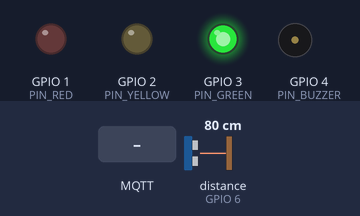
The sketch below on a simulated Seeed XIAO ESP32-S3. On the bench: output pins drawn as LEDs (lit = HIGH), buzzer (waves = sounding). Wiring (inferred from the names in the program): ultrasonic range finder: trigger GPIO 5; echo GPIO 6. Inputs (shaded band) come from the test bench; at power-on: distance to the obstacle (sensor on GPIO 6) 80 cm. The echo pulse lasts 58.3 µs per cm; WiFi joins after 1.5 s; servers stay silent unless stated; uploads are accepted with an empty reply; the local clock reads 2024-03-15 10:24:30 at power-on unless the sketch sets it; storage starts empty; random numbers use the default seed unless the sketch sets one; no MQTT or app messages arrive unless stated; the camera gives no picture; pins used as bus, display or sensor lines are not drawn; what the sketch prints to the serial monitor is not drawn.

Above: at 3.0 s.
3.1 s: MQTT message "pending_check_in" arrives on the first subscribed topic
At 3.9 s:
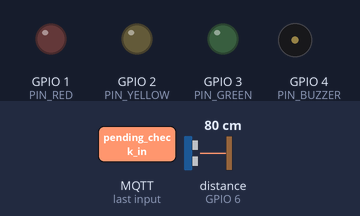
6.1 s: MQTT message "occupied" arrives on the first subscribed topic
At 6.6 s:
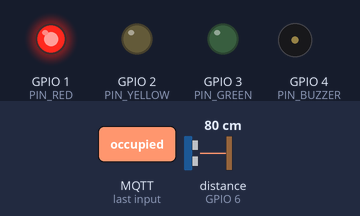
7.6 s: MQTT message "conflict_strong" arrives on the first subscribed topic
At 8.23 s:
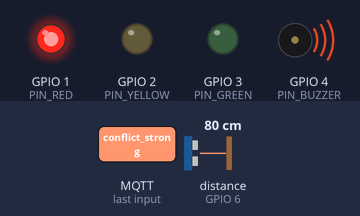
Timing chart, 0 to 17.6 s (numbered marks = the images above; inputs shaded):
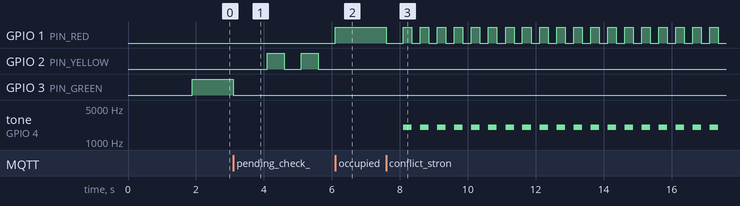

Measured:
- after the input at 3.1 s, GPIO 2 (PIN_YELLOW): alternates HIGH for 0.50 s and LOW for 0.50 s, starting after 1.0 s; GPIO 3 (PIN_GREEN): HIGH → LOW at once
- after the input at 6.1 s, GPIO 1 (PIN_RED): LOW → HIGH at once
- after the input at 7.6 s, GPIO 1 (PIN_RED): HIGH → LOW at once, then repeats every 0.50 s: HIGH 0.25 s, LOW 0.25 s; tone on GPIO 4 (PIN_BUZZER): alternates 2000 Hz for 0.25 s and silent for 0.25 s, starting after 0.51 s

The sketch:

esp32.ino
```cpp
#include <WiFi.h>
#include <PubSubClient.h>
#include "esp_camera.h"
#include <HTTPClient.h>
#include "FS.h"
#include "SD.h"
#include "SPI.h"
#include "time.h"

// =========================================================
// [1] Configuration Area - Centralized parameters
// =========================================================
// Network & Gateway Configuration
const char* ssid = "Kong";
const char* password = "55555555"; // Reminder: Replace with actual password
const char* gateway_ip = "10.52.64.37";  // Gateway IP (e.g., your PC or Raspberry Pi)
const int   gateway_port = 5000;
const char* api_path = "/api/v1/bays/A1/image"; // RESTful API path

// 🛡️ Security Key (Must match the server.py configuration)
const char* api_secret_key = "ParkReserve-Group29-SuperSecret";

// MQTT Configuration
const char* mqtt_server = "10.52.64.37";
const int   mqtt_port = 1883;
const char* mqtt_topic_led    = "bay/A1/led";
const char* mqtt_topic_status = "bay/A1/status";

// NTP Time Configuration (AWST: UTC+8 for Perth, Western Australia)
const char* ntpServer = "pool.ntp.org";
const long  gmtOffset_sec = 8 * 3600;
const int   daylightOffset_sec = 0;

// Hardware Pin Definitions
const int PIN_RED = D0;
const int PIN_YELLOW = D1;
const int PIN_GREEN = D2;
const int PIN_BUZZER = D3;
const int PIN_TRIG = D4;
const int PIN_ECHO = D5;
const int SD_CS_PIN = 21;

// Camera Pin Definitions (Fixed for XIAO ESP32S3 Sense)
#define PWDN_GPIO_NUM     -1
#define RESET_GPIO_NUM    -1
#define XCLK_GPIO_NUM     10
#define SIOD_GPIO_NUM     40
#define SIOC_GPIO_NUM     39
#define Y9_GPIO_NUM       48
#define Y8_GPIO_NUM       11
#define Y7_GPIO_NUM       12
#define Y6_GPIO_NUM       14
#define Y5_GPIO_NUM       16
#define Y4_GPIO_NUM       18
#define Y3_GPIO_NUM       17
#define Y2_GPIO_NUM       15
#define VSYNC_GPIO_NUM    38
#define HREF_GPIO_NUM     47
#define PCLK_GPIO_NUM     13

WiFiClient espClient;
PubSubClient client(espClient);

// =========================================================
// [2] State Management & Global Variables
// =========================================================
String currentLedState = "available";
unsigned long previousBlinkMillis = 0;
bool blinkState = false;

// --- Advanced Sensor Variables (Hysteresis Logic) ---
const float DIST_OCCUPIED = 100.0;  // Threshold for parking IN (< 1.0 meter)
const float DIST_AVAILABLE = 150.0; // Threshold for driving OUT (> 1.5 meters)

String currentBayStatus = "available";
String lastBayStatus = "available";

int occupiedCount = 0;
int availableCount = 0;
// Filter Limit: Read every 200ms. 10 times = 2 seconds of continuous confirmation.
const int FILTER_LIMIT = 10;

unsigned long lastSensorReadMillis = 0;
const long SENSOR_INTERVAL = 200;

unsigned long lastPublishMillis = 0;
const long PUBLISH_INTERVAL = 2000;

unsigned long lastRetryMillis = 0;
const long RETRY_INTERVAL = 10000; // Check for failed uploads every 10 seconds

// =========================================================
// [NEW] Asynchronous capture timer variables
// =========================================================
bool isWaitingToCapture = false;          // Whether currently waiting to capture
unsigned long captureWaitStartMillis = 0; // Timestamp when waiting started
const unsigned long CAPTURE_DELAY = 3000; // Wait 3 seconds after stabilizing before capturing

// =========================================================
// [3] Time & Network Module
// =========================================================
void setup_wifi() {
  delay(10);
  Serial.print("\nConnecting to WiFi: ");
  WiFi.begin(ssid, password);
  while (WiFi.status() != WL_CONNECTED) {
    delay(500);
    Serial.print(".");
  }
  Serial.println("\nWiFi connected! IP: " + WiFi.localIP().toString());

  // Sync NTP time immediately after WiFi connection
  configTime(gmtOffset_sec, daylightOffset_sec, ntpServer);
  Serial.println("NTP Time synchronized.");
}

// Get formatted timestamp: YYYYMMDD_HHMMSS
String getTimestamp() {
  struct tm timeinfo;
  if(!getLocalTime(&timeinfo)){
    return String(millis()); // Fallback to system millis if NTP fails
  }
  char timeStringBuff[50];
  strftime(timeStringBuff, sizeof(timeStringBuff), "%Y%m%d_%H%M%S", &timeinfo);
  return String(timeStringBuff);
}

// Dynamically construct RESTful URL
String getUploadUrl() {
  return "http://" + String(gateway_ip) + ":" + String(gateway_port) + String(api_path);
}

// =========================================================
// [4] Storage & Retry Module (Blackbox Mechanism)
// =========================================================

void cleanupSD() {
  Serial.println("🧹 Starting SD Card cleanup...");
  File root = SD.open("/");
  if (!root) return;

  File file = root.openNextFile();
  while (file) {
    String fileName = file.name();
    if (!file.isDirectory() && (fileName.endsWith(".jpg") || fileName.endsWith(".jpeg"))) {
      String path = "/" + fileName;
      if (SD.remove(path)) {
        Serial.println("   Deleted old image: " + path);
      }
    }
    file = root.openNextFile();
  }
  Serial.println("✅ Cleanup finished. config.txt preserved.");
}

time_t getFileTime(String filename) {
  if (filename.length() < 20) return 0;

  struct tm t;
  String ts = filename.substring(5, 20);

  t.tm_year = ts.substring(0, 4).toInt() - 1900;
  t.tm_mon  = ts.substring(4, 6).toInt() - 1;
  t.tm_mday = ts.substring(6, 8).toInt();
  t.tm_hour = ts.substring(9, 11).toInt();
  t.tm_min  = ts.substring(11, 13).toInt();
  t.tm_sec  = ts.substring(13, 15).toInt();
  t.tm_isdst = -1;

  return mktime(&t);
}

bool uploadImageFromSD(String filepath) {
  if (WiFi.status() != WL_CONNECTED) return false;

  File file = SD.open(filepath.c_str(), FILE_READ);
  if (!file) {
    Serial.println("❌ Failed to open file for upload: " + filepath);
    return false;
  }

  HTTPClient http;
  http.begin(getUploadUrl());
  http.addHeader("Content-Type", "image/jpeg");

  http.addHeader("X-API-Key", api_secret_key);
  String timestamp = filepath.substring(5, 20);
  http.addHeader("X-Timestamp", timestamp);

  Serial.println("📤 Uploading: " + filepath + " to " + getUploadUrl());

  int httpResponseCode = http.sendRequest("POST", &file, file.size());
  file.close();

  bool success = false;
  if (httpResponseCode > 0) {
    if (httpResponseCode == 200 || httpResponseCode == 202) {
      Serial.printf("✅ Upload success! HTTP Response: %d\n", httpResponseCode);
      success = true;
    } else {
      Serial.printf("⚠️ Server rejected the request! HTTP Code: %d\n", httpResponseCode);
      String responseBody = http.getString();
      Serial.println("🔍 Server error details: " + responseBody);
    }
  } else {
    Serial.printf("❌ TCP Connection failed! Internal Error Code: %d\n", httpResponseCode);
    Serial.printf("🔍 Detailed Reason: %s\n", http.errorToString(httpResponseCode).c_str());
  }
  http.end();

  return success;
}

void processPendingUploads() {
  if (WiFi.status() != WL_CONNECTED) return;

  time_t now;
  time(&now);

  File root = SD.open("/");
  File file = root.openNextFile();

  while (file) {
    String filename = file.name();
    if (!file.isDirectory() && filename.startsWith("img_")) {
      String filepath = "/" + filename;
      time_t fileTime = getFileTime(filename);
      double diff = difftime(now, fileTime);

      if (diff > 10.0) {
        Serial.printf("🗑️ Expired (%.1fs old): %s. Deleting...\n", diff, filename.c_str());
        file.close();
        SD.remove(filepath);
      }
      else {
        Serial.printf("🔄 Valid for retry (%.1fs old): %s\n", diff, filename.c_str());
        if (uploadImageFromSD(filepath)) {
          String newPath = "/uploaded_" + filename.substring(4);
          SD.rename(filepath.c_str(), newPath.c_str());
        }
      }
      break;
    }
    file = root.openNextFile();
  }
}

// =========================================================
// [5] Business Logic Module
// =========================================================

// Core Action: Capture -> Save locally -> Trigger Upload
void captureAndUpload() {
  Serial.println("📸 Waking up camera and flushing old frames...");

  // =========================================================
  // 🌟 Core Fix: Burst capture and discard old frames to clear the underlying hardware buffer queue.
  // Discarding the first 1~2 frames is enough to clear stale images, allowing the sensor to re-expose and focus.
  // =========================================================
  camera_fb_t * fb = NULL;
  for (int i = 0; i < 2; i++) {
    fb = esp_camera_fb_get();
    if (fb) {
      esp_camera_fb_return(fb); // Discard and release immediately after getting it
    }
  }

  Serial.println("📸 Capturing FRESH image for LPR...");
  // The frame obtained this time is absolutely the latest and most accurately exposed current image!
  fb = esp_camera_fb_get();

  if(!fb) {
    Serial.println("❌ Camera capture failed!");
    return;
  }

  // 1. Get real time and save to TF card
  String timestamp = getTimestamp();
  String filepath = "/img_" + timestamp + ".jpg";

  File file = SD.open(filepath.c_str(), FILE_WRITE);
  if(file){
    file.write(fb->buf, fb->len);
    file.close();
    Serial.println("💾 Fresh image saved locally: " + filepath);
  }

  // Remember to release the memory of this last useful frame
  esp_camera_fb_return(fb);

  // 2. Attempt immediate upload
  if (uploadImageFromSD(filepath)) {
    // Archive immediately if upload is successful
    String newFilepath = "/uploaded_" + timestamp + ".jpg";
    SD.rename(filepath.c_str(), newFilepath.c_str());
  } else {
    Serial.println("⚠️ Upload failed or offline. File queued for background retry.");
  }
}

// =========================================================
// [6] Hardware Initialization
// =========================================================
bool initCamera() {
  camera_config_t config;
  config.ledc_channel = LEDC_CHANNEL_0;
  config.ledc_timer = LEDC_TIMER_0;
  config.pin_d0 = Y2_GPIO_NUM;
  config.pin_d1 = Y3_GPIO_NUM;
  config.pin_d2 = Y4_GPIO_NUM;
  config.pin_d3 = Y5_GPIO_NUM;
  config.pin_d4 = Y6_GPIO_NUM;
  config.pin_d5 = Y7_GPIO_NUM;
  config.pin_d6 = Y8_GPIO_NUM;
  config.pin_d7 = Y9_GPIO_NUM;
  config.pin_xclk = XCLK_GPIO_NUM;
  config.pin_pclk = PCLK_GPIO_NUM;
  config.pin_vsync = VSYNC_GPIO_NUM;
  config.pin_href = HREF_GPIO_NUM;
  config.pin_sccb_sda = SIOD_GPIO_NUM;
  config.pin_sccb_scl = SIOC_GPIO_NUM;
  config.pin_pwdn = PWDN_GPIO_NUM;
  config.pin_reset = RESET_GPIO_NUM;
  config.xclk_freq_hz = 20000000;
  config.pixel_format = PIXFORMAT_JPEG;

  config.frame_size = FRAMESIZE_SVGA;
  config.jpeg_quality = 10;
  config.fb_count = 1;

  if (psramFound()) {
    config.fb_location = CAMERA_FB_IN_PSRAM;
  } else {
    config.fb_location = CAMERA_FB_IN_DRAM;
    config.frame_size = FRAMESIZE_QVGA;
  }

  esp_err_t err = esp_camera_init(&config);
  if (err != ESP_OK) return false;

  sensor_t * s = esp_camera_sensor_get();
  if (s != NULL) {
    s->set_hmirror(s, 1);
    Serial.println("✅ Camera hardware mirror enabled.");
  }
  return true;
}

float getDistance() {
  digitalWrite(PIN_TRIG, LOW);
  delayMicroseconds(2);
  digitalWrite(PIN_TRIG, HIGH);
  delayMicroseconds(10);
  digitalWrite(PIN_TRIG, LOW);
  long duration = pulseIn(PIN_ECHO, HIGH, 30000);
  if (duration == 0) return 999.0;
  return (duration * 0.034 / 2.0);
}

// =========================================================
// [7] MQTT Callback & Reconnect
// =========================================================
void callback(char* topic, byte* payload, unsigned int length) {
  String message = "";
  for (int i = 0; i < length; i++) {
    message += (char)payload[i];
  }
  Serial.printf("message: %s\n", message);
  Serial.printf("Topic: %s\n", String(topic));
  if (String(topic) == mqtt_topic_led && message != currentLedState) {
    currentLedState = message;
    previousBlinkMillis = millis();
    blinkState = true;

    digitalWrite(PIN_RED, LOW);
    digitalWrite(PIN_YELLOW, LOW);
    digitalWrite(PIN_GREEN, LOW);
    noTone(PIN_BUZZER);
  }
}

void reconnect() {
  while (!client.connected()) {
    String clientId = "ESP32Client-BayA1-";
    clientId += String(random(0xffff), HEX);
    if (client.connect(clientId.c_str())) {
      client.subscribe(mqtt_topic_led);
    } else {
      delay(5000);
    }
  }
}

// =========================================================
// [8] Main Setup & Loop
// =========================================================
void setup() {
  Serial.begin(115200);

  pinMode(PIN_RED, OUTPUT);
  pinMode(PIN_YELLOW, OUTPUT);
  pinMode(PIN_GREEN, OUTPUT);
  pinMode(PIN_BUZZER, OUTPUT);
  pinMode(PIN_TRIG, OUTPUT);
  pinMode(PIN_ECHO, INPUT);

  digitalWrite(PIN_RED, LOW);
  digitalWrite(PIN_YELLOW, LOW);
  digitalWrite(PIN_GREEN, LOW);
  noTone(PIN_BUZZER);

  setup_wifi();

  if(initCamera()) Serial.println("✅ Camera Init OK");
  if (SD.begin(SD_CS_PIN)) {
    Serial.println("✅ SD Card Mounted");
    cleanupSD();
    Serial.println("✅ SD Card Cleaned");
  }

  client.setServer(mqtt_server, mqtt_port);
  client.setCallback(callback);
}
void loop() {
  if (!client.connected()) reconnect();
  client.loop();

  unsigned long currentMillis = millis();

  // ---------------------------------------------------------
  // Task 1: Background Daemon - Retry failed uploads (Every 10s)
  // ---------------------------------------------------------
  if (currentMillis - lastRetryMillis >= RETRY_INTERVAL) {
    lastRetryMillis = currentMillis;
    processPendingUploads();
  }

  // ---------------------------------------------------------
  // Task 2: Non-blocking Hysteresis Edge Detection (Every 200ms)
  // ---------------------------------------------------------
  if (currentMillis - lastSensorReadMillis >= SENSOR_INTERVAL) {
    lastSensorReadMillis = currentMillis;
    float dist = getDistance();

    // 🆕 [DEBUG LOG 1] Print sensor status and distance heartbeat every 1 second
    static unsigned long lastDebugPrintMillis = 0;
    if (currentMillis - lastDebugPrintMillis >= 1000) {
        Serial.printf("📊 [Sensor] Dist: %.1f cm | OccCnt: %d | AvailCnt: %d | Bay: %s | LED: %s\n",
                      dist, occupiedCount, availableCount, currentBayStatus.c_str(), currentLedState.c_str());
        lastDebugPrintMillis = currentMillis;
    }

    if (dist > 0) {
      if (dist <= DIST_OCCUPIED) {
        occupiedCount++;
        availableCount = 0;
      }
      else if (dist >= DIST_AVAILABLE || dist == 999.0) {
        availableCount++;
        occupiedCount = 0;
      }
      else {
        // 🆕 [DEBUG LOG 2] Vehicle is in the deadzone (100cm ~ 150cm), reset counters
        if (occupiedCount > 0 || availableCount > 0) {
            Serial.printf("⚠️ [Sensor] Distance in deadzone (%.1f cm). Resetting counts.\n", dist);
        }
        occupiedCount = 0;
        availableCount = 0;
      }

      if (occupiedCount >= FILTER_LIMIT && currentBayStatus != "occupied") {
        // 🆕 [DEBUG LOG 3] Confirm 10 consecutive reads meet the threshold
        Serial.println("🔒 [State Change] 10 consecutive reads < 100cm. Bay is now OCCUPIED.");
        currentBayStatus = "occupied";
        occupiedCount = 0;
      }
      else if (availableCount >= FILTER_LIMIT && currentBayStatus != "available") {
        // 🆕 [DEBUG LOG 3] Confirm 10 consecutive reads meet the threshold
        Serial.println("🔓 [State Change] 10 consecutive reads > 150cm. Bay is now AVAILABLE.");
        currentBayStatus = "available";
        availableCount = 0;
      }

      // 🌟 FALLING EDGE TRIGGER: Vehicle successfully parked!
      if (currentBayStatus == "occupied" && lastBayStatus == "available") {
        Serial.println("\n>>> EVENT: Vehicle Entering... <<<");

        client.publish(mqtt_topic_status, "occupied");
        lastPublishMillis = currentMillis;

        // 🆕 [DEBUG LOG 4] Print current LED state to determine if capture conditions are met
        Serial.printf("🔍 Checking Capture Conditions -> Current LED State: %s\n", currentLedState.c_str());

        if (currentLedState == "reserved" || currentLedState == "pending_check_in") {
          Serial.println("⏳ Valid state! Waiting 3 seconds for vehicle to stabilize...");
          isWaitingToCapture = true;
          captureWaitStartMillis = currentMillis;
        } else {
          // 💡 Often times it's because it doesn't pass here, making it look "stuck"
          Serial.println("⏭️ Skipping camera capture: LED state is NOT 'reserved' or 'pending_check_in'.");
        }
      }

      // 🆕 [DEBUG LOG 5] RISING EDGE TRIGGER: Vehicle leaving event
      if (currentBayStatus == "available" && lastBayStatus == "occupied") {
        Serial.println("\n<<< EVENT: Vehicle Leaving... <<<");
        client.publish(mqtt_topic_status, "available");
        lastPublishMillis = currentMillis;
        isWaitingToCapture = false; // Cancel immediately if still counting down for capture
      }

      lastBayStatus = currentBayStatus;
    }
  }

  // ---------------------------------------------------------
  // 🌟 Task 3: Asynchronous Capture Execution (Delayed capture after vehicle stabilizes)
  // ---------------------------------------------------------
  if (isWaitingToCapture) {
    // 🆕 [DEBUG LOG] Print 3-second countdown to prove the program hasn't crashed and is waiting
    static unsigned long lastWaitLogMillis = 0;
    if (currentMillis - lastWaitLogMillis >= 1000) {
        long remaining = CAPTURE_DELAY - (currentMillis - captureWaitStartMillis);
        if (remaining > 0) {
            Serial.printf("⏱️ Capture countdown: %ld ms remaining...\n", remaining);
        }
        lastWaitLogMillis = currentMillis;
    }

    if (currentMillis - captureWaitStartMillis >= CAPTURE_DELAY) {
      // Ultimate safety check: Is the car still there? (Prevent false triggers)
      if (currentBayStatus == "occupied") {
        Serial.println("📸 Vehicle stabilized! Executing capture...");
        captureAndUpload();
      } else {
        Serial.println("🚫 Vehicle left before capture. Action cancelled.");
      }
      isWaitingToCapture = false; // Task finished, reset state
    }
  }

  // ---------------------------------------------------------
  // Task 4: MQTT Heartbeat Publish
  // ---------------------------------------------------------
  if (currentMillis - lastPublishMillis >= PUBLISH_INTERVAL) {
    lastPublishMillis = currentMillis;
    client.publish(mqtt_topic_status, currentBayStatus.c_str());
  }

  // ---------------------------------------------------------
  // Task 5: Indicator State Machine
  // ---------------------------------------------------------
  if (currentLedState == "available") {
    digitalWrite(PIN_GREEN, HIGH);
    digitalWrite(PIN_YELLOW, LOW);
    digitalWrite(PIN_RED, LOW);
    noTone(PIN_BUZZER);
  } else if (currentLedState == "reserved") {
    digitalWrite(PIN_GREEN, LOW);
    digitalWrite(PIN_YELLOW, HIGH);
    digitalWrite(PIN_RED, LOW);
    noTone(PIN_BUZZER);
  } else if (currentLedState == "occupied" || currentLedState == "reserved_checked_in") {
    digitalWrite(PIN_GREEN, LOW);
    digitalWrite(PIN_YELLOW, LOW);
    digitalWrite(PIN_RED, HIGH);
    noTone(PIN_BUZZER);
  } else if (currentLedState == "pending_check_in") {
    digitalWrite(PIN_GREEN, LOW);
    digitalWrite(PIN_RED, LOW);
    noTone(PIN_BUZZER);
    if (currentMillis - previousBlinkMillis >= 500) {
      previousBlinkMillis = currentMillis;
      blinkState = !blinkState;
      digitalWrite(PIN_YELLOW, blinkState ? HIGH : LOW);
    }
  } else if (currentLedState == "conflict_strong" || currentLedState == "conflict_weak") {
    digitalWrite(PIN_GREEN, LOW);
    digitalWrite(PIN_YELLOW, LOW);
    if (currentMillis - previousBlinkMillis >= 250) {
      previousBlinkMillis = currentMillis;
      blinkState = !blinkState;
      digitalWrite(PIN_RED, blinkState ? HIGH : LOW);
      if (blinkState) tone(PIN_BUZZER, 2000);
      else noTone(PIN_BUZZER);
    }
  }
}
```
